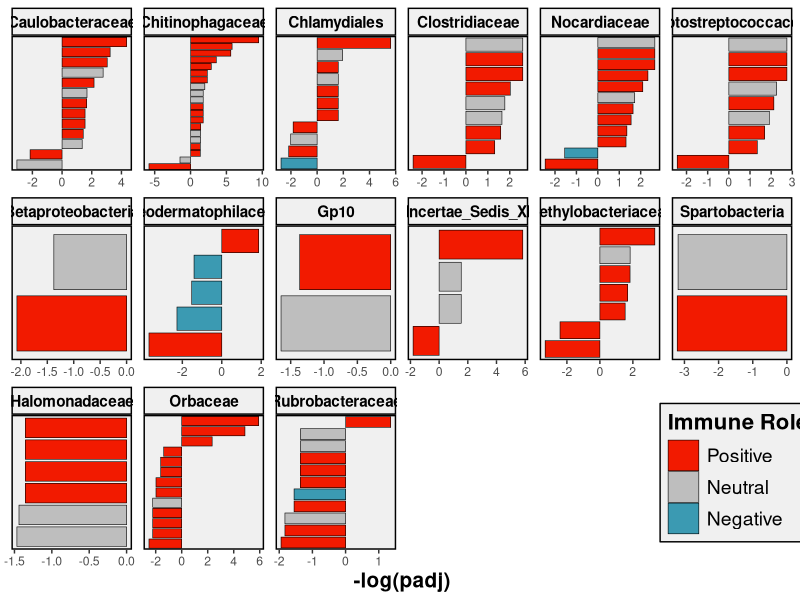

This chart was generated by the following R code:
library(gridExtra)
library(grid)
library(ggplot2)
data<-read.csv("Family_GO_bar.csv")
data$family = factor(data$family, levels=c( "Caulobacteraceae", "Chitinophagaceae", "Chlamydiales", "Clostridiaceae", "Nocardiaceae", "Peptostreptococcaceae", 
                                            "Betaproteobacteria",  "Geodermatophilaceae", "Gp10", "Incertae_Sedis_XI", "Methylobacteriaceae", "Spartobacteria", 
                                            "Halomonadaceae","Orbaceae","Rubrobacteraceae"))
data$role = factor(data$role, levels=c("Positive", "Neutral", "Negative"))

ggplot(data, aes(x=reorder(name, pval),y=pval, fill=role)) + geom_bar(stat = "identity") +
  scale_fill_manual(values=c("#F21A00", "grey", "#3B9AB2"), name = "Immune Role") +
  facet_wrap(~family, ncol=6, scales="free") +
  coord_flip() +
  geom_col(color = "black", size = .2) +
  ylab("-log(padj)")+xlab(NULL) + theme_bw() + 
  theme(axis.text.y = element_blank(), axis.ticks.y = element_blank(),
        axis.title.x = element_text(color="black", face="bold", size = 15),
        strip.text.x = element_text(size = 11, color = "black", face = "bold"),
        strip.background = element_rect(fill = "#F0F0F0", size=1, linetype="solid", 
                                        colour ="black"),
        panel.grid.major = element_blank(),panel.grid.minor = element_blank(),
        panel.border = element_rect(fill=NA, colour = "black", size=1),
        panel.background = element_rect(fill = "#F0F0F0"),
        legend.position = c(.93, .15),
        legend.background = element_rect(fill="#F0F0F0",
                                         size=0.5, linetype="solid", 
                                         colour ="black"),
        legend.key = element_rect(fill="#F0F0F0"),
        legend.title = element_text(colour="black", size=16, 
                                    face="bold"),
        legend.text=element_text(size=14),
        legend.key.size = unit(.8,"cm"))

# g <- ggplotGrob(p1)
# # get the grobs that must be removed
# rm_grobs <- g$layout$name %in% c("panel-4-3", "strip-t-6-1")
# # remove grobs
# g$grobs[rm_grobs] <- NULL
# g$layout <- g$layout[!rm_grobs, ]
# 
# grid.newpage()
# grid.draw(g)


